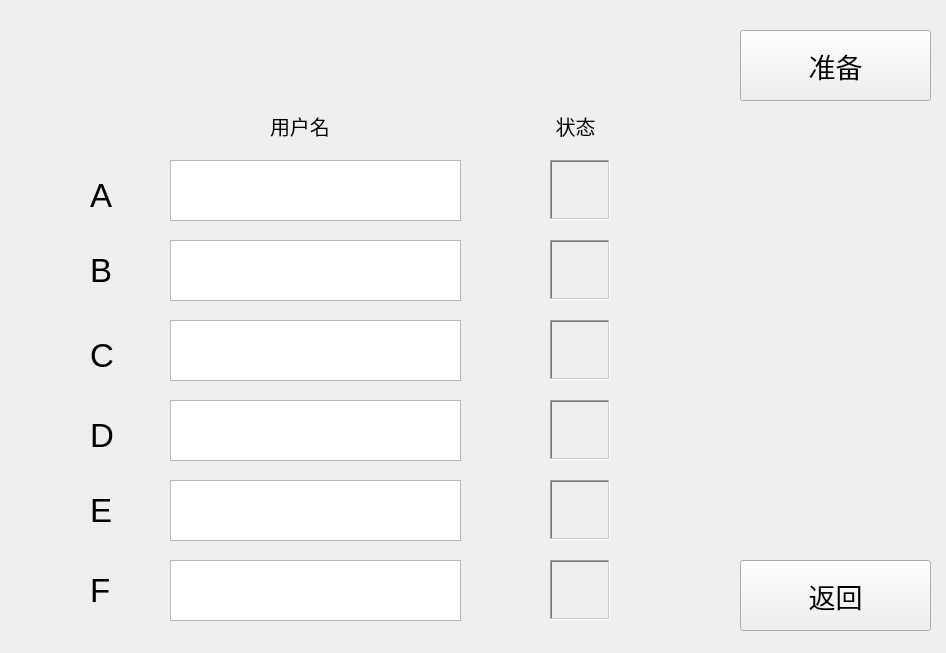
<?xml version="1.0" encoding="UTF-8"?>
<ui version="4.0">
 <class>client_room</class>
 <widget class="QWidget" name="client_room">
  <property name="geometry">
   <rect>
    <x>0</x>
    <y>0</y>
    <width>946</width>
    <height>653</height>
   </rect>
  </property>
  <property name="windowTitle">
   <string>Form</string>
  </property>
  <widget class="QPushButton" name="pushButton">
   <property name="geometry">
    <rect>
     <x>740</x>
     <y>30</y>
     <width>191</width>
     <height>71</height>
    </rect>
   </property>
   <property name="font">
    <font>
     <pointsize>20</pointsize>
    </font>
   </property>
   <property name="text">
    <string>准备</string>
   </property>
  </widget>
  <widget class="QLabel" name="label_A">
   <property name="geometry">
    <rect>
     <x>90</x>
     <y>160</y>
     <width>81</width>
     <height>71</height>
    </rect>
   </property>
   <property name="font">
    <font>
     <pointsize>25</pointsize>
    </font>
   </property>
   <property name="text">
    <string>A</string>
   </property>
  </widget>
  <widget class="QLabel" name="label_B">
   <property name="geometry">
    <rect>
     <x>90</x>
     <y>240</y>
     <width>71</width>
     <height>61</height>
    </rect>
   </property>
   <property name="font">
    <font>
     <pointsize>25</pointsize>
    </font>
   </property>
   <property name="text">
    <string>B</string>
   </property>
  </widget>
  <widget class="QLabel" name="label_C">
   <property name="geometry">
    <rect>
     <x>90</x>
     <y>320</y>
     <width>71</width>
     <height>71</height>
    </rect>
   </property>
   <property name="font">
    <font>
     <pointsize>25</pointsize>
    </font>
   </property>
   <property name="text">
    <string>C</string>
   </property>
  </widget>
  <widget class="QLabel" name="label_D">
   <property name="geometry">
    <rect>
     <x>90</x>
     <y>400</y>
     <width>81</width>
     <height>71</height>
    </rect>
   </property>
   <property name="font">
    <font>
     <pointsize>25</pointsize>
    </font>
   </property>
   <property name="text">
    <string>D</string>
   </property>
  </widget>
  <widget class="QLabel" name="label_E">
   <property name="geometry">
    <rect>
     <x>90</x>
     <y>480</y>
     <width>61</width>
     <height>61</height>
    </rect>
   </property>
   <property name="font">
    <font>
     <pointsize>25</pointsize>
    </font>
   </property>
   <property name="text">
    <string>E</string>
   </property>
  </widget>
  <widget class="QLabel" name="label_F">
   <property name="geometry">
    <rect>
     <x>90</x>
     <y>560</y>
     <width>81</width>
     <height>61</height>
    </rect>
   </property>
   <property name="font">
    <font>
     <pointsize>25</pointsize>
    </font>
   </property>
   <property name="text">
    <string>F</string>
   </property>
  </widget>
  <widget class="QLabel" name="label_7">
   <property name="geometry">
    <rect>
     <x>270</x>
     <y>100</y>
     <width>191</width>
     <height>51</height>
    </rect>
   </property>
   <property name="font">
    <font>
     <pointsize>15</pointsize>
    </font>
   </property>
   <property name="text">
    <string>用户名</string>
   </property>
  </widget>
  <widget class="QTextBrowser" name="textBrowser_A">
   <property name="geometry">
    <rect>
     <x>170</x>
     <y>160</y>
     <width>291</width>
     <height>61</height>
    </rect>
   </property>
   <property name="html">
    <string>&lt;!DOCTYPE HTML PUBLIC &quot;-//W3C//DTD HTML 4.0//EN&quot; &quot;http://www.w3.org/TR/REC-html40/strict.dtd&quot;&gt;
&lt;html&gt;&lt;head&gt;&lt;meta name=&quot;qrichtext&quot; content=&quot;1&quot; /&gt;&lt;meta charset=&quot;utf-8&quot; /&gt;&lt;style type=&quot;text/css&quot;&gt;
p, li { white-space: pre-wrap; }
&lt;/style&gt;&lt;/head&gt;&lt;body style=&quot; font-family:'Microsoft YaHei UI'; font-size:9pt; font-weight:400; font-style:normal;&quot;&gt;
&lt;p style=&quot;-qt-paragraph-type:empty; margin-top:0px; margin-bottom:0px; margin-left:0px; margin-right:0px; -qt-block-indent:0; text-indent:0px;&quot;&gt;&lt;br /&gt;&lt;/p&gt;&lt;/body&gt;&lt;/html&gt;</string>
   </property>
  </widget>
  <widget class="QTextBrowser" name="textBrowser_B">
   <property name="geometry">
    <rect>
     <x>170</x>
     <y>240</y>
     <width>291</width>
     <height>61</height>
    </rect>
   </property>
  </widget>
  <widget class="QTextBrowser" name="textBrowser_C">
   <property name="geometry">
    <rect>
     <x>170</x>
     <y>320</y>
     <width>291</width>
     <height>61</height>
    </rect>
   </property>
  </widget>
  <widget class="QTextBrowser" name="textBrowser_D">
   <property name="geometry">
    <rect>
     <x>170</x>
     <y>400</y>
     <width>291</width>
     <height>61</height>
    </rect>
   </property>
  </widget>
  <widget class="QTextBrowser" name="textBrowser_E">
   <property name="geometry">
    <rect>
     <x>170</x>
     <y>480</y>
     <width>291</width>
     <height>61</height>
    </rect>
   </property>
  </widget>
  <widget class="QTextBrowser" name="textBrowser_F">
   <property name="geometry">
    <rect>
     <x>170</x>
     <y>560</y>
     <width>291</width>
     <height>61</height>
    </rect>
   </property>
  </widget>
  <widget class="QPushButton" name="pushButton_2">
   <property name="geometry">
    <rect>
     <x>740</x>
     <y>560</y>
     <width>191</width>
     <height>71</height>
    </rect>
   </property>
   <property name="font">
    <font>
     <pointsize>20</pointsize>
    </font>
   </property>
   <property name="text">
    <string>返回</string>
   </property>
  </widget>
  <widget class="QLabel" name="label_8">
   <property name="geometry">
    <rect>
     <x>550</x>
     <y>90</y>
     <width>69</width>
     <height>71</height>
    </rect>
   </property>
   <property name="font">
    <font>
     <pointsize>15</pointsize>
    </font>
   </property>
   <property name="text">
    <string> 状态</string>
   </property>
  </widget>
  <widget class="QLabel" name="label_A_2">
   <property name="enabled">
    <bool>true</bool>
   </property>
   <property name="geometry">
    <rect>
     <x>550</x>
     <y>160</y>
     <width>60</width>
     <height>60</height>
    </rect>
   </property>
   <property name="frameShape">
    <enum>QFrame::WinPanel</enum>
   </property>
   <property name="frameShadow">
    <enum>QFrame::Sunken</enum>
   </property>
   <property name="text">
    <string/>
   </property>
  </widget>
  <widget class="QLabel" name="label_B_2">
   <property name="geometry">
    <rect>
     <x>550</x>
     <y>240</y>
     <width>60</width>
     <height>60</height>
    </rect>
   </property>
   <property name="frameShape">
    <enum>QFrame::WinPanel</enum>
   </property>
   <property name="frameShadow">
    <enum>QFrame::Sunken</enum>
   </property>
   <property name="text">
    <string/>
   </property>
  </widget>
  <widget class="QLabel" name="label_C_2">
   <property name="geometry">
    <rect>
     <x>550</x>
     <y>320</y>
     <width>60</width>
     <height>60</height>
    </rect>
   </property>
   <property name="frameShape">
    <enum>QFrame::WinPanel</enum>
   </property>
   <property name="frameShadow">
    <enum>QFrame::Sunken</enum>
   </property>
   <property name="text">
    <string/>
   </property>
  </widget>
  <widget class="QLabel" name="label_D_2">
   <property name="geometry">
    <rect>
     <x>550</x>
     <y>400</y>
     <width>60</width>
     <height>60</height>
    </rect>
   </property>
   <property name="frameShape">
    <enum>QFrame::WinPanel</enum>
   </property>
   <property name="frameShadow">
    <enum>QFrame::Sunken</enum>
   </property>
   <property name="text">
    <string/>
   </property>
  </widget>
  <widget class="QLabel" name="label_E_2">
   <property name="geometry">
    <rect>
     <x>550</x>
     <y>480</y>
     <width>60</width>
     <height>60</height>
    </rect>
   </property>
   <property name="frameShape">
    <enum>QFrame::WinPanel</enum>
   </property>
   <property name="frameShadow">
    <enum>QFrame::Sunken</enum>
   </property>
   <property name="text">
    <string/>
   </property>
  </widget>
  <widget class="QLabel" name="label_F_2">
   <property name="geometry">
    <rect>
     <x>550</x>
     <y>560</y>
     <width>60</width>
     <height>60</height>
    </rect>
   </property>
   <property name="frameShape">
    <enum>QFrame::WinPanel</enum>
   </property>
   <property name="frameShadow">
    <enum>QFrame::Sunken</enum>
   </property>
   <property name="text">
    <string/>
   </property>
  </widget>
 </widget>
 <resources/>
 <connections/>
</ui>
